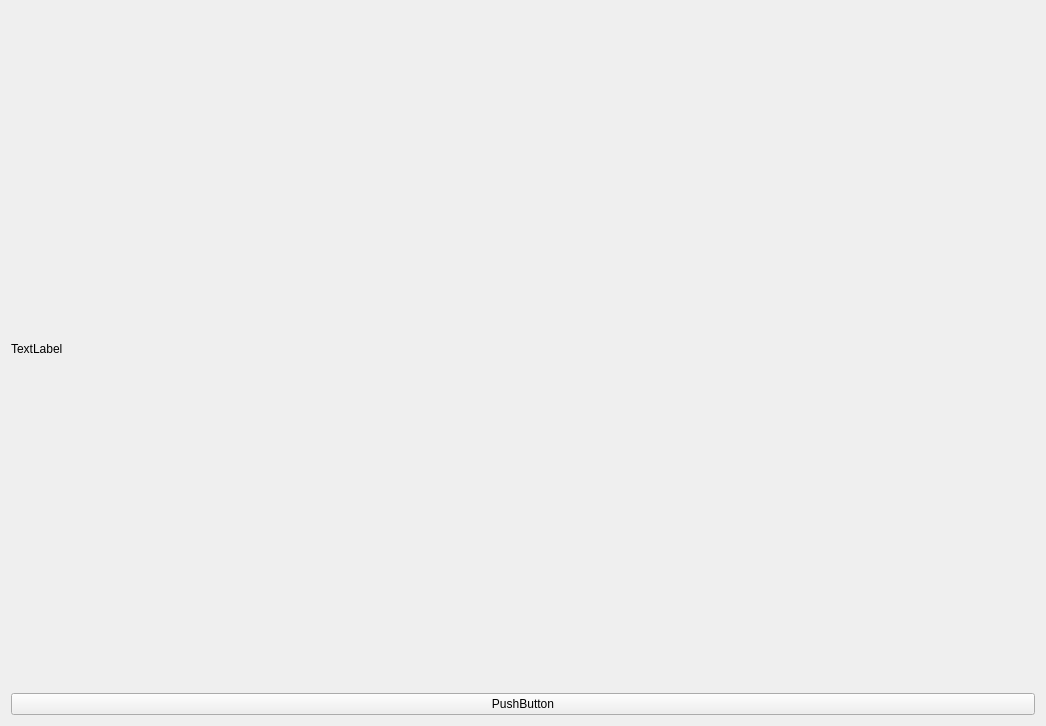
<?xml version="1.0" encoding="UTF-8"?>
<ui version="4.0">
 <class>Form</class>
 <widget class="QWidget" name="Form">
  <property name="geometry">
   <rect>
    <x>0</x>
    <y>0</y>
    <width>1046</width>
    <height>726</height>
   </rect>
  </property>
  <property name="windowTitle">
   <string>Form</string>
  </property>
  <layout class="QGridLayout" name="gridLayout">
   <item row="1" column="0" colspan="2">
    <widget class="QPushButton" name="pushButton">
     <property name="text">
      <string>PushButton</string>
     </property>
    </widget>
   </item>
   <item row="0" column="0" colspan="2">
    <widget class="QLabel" name="label">
     <property name="text">
      <string>TextLabel</string>
     </property>
     <property name="scaledContents">
      <bool>false</bool>
     </property>
    </widget>
   </item>
  </layout>
 </widget>
 <resources/>
 <connections/>
</ui>
